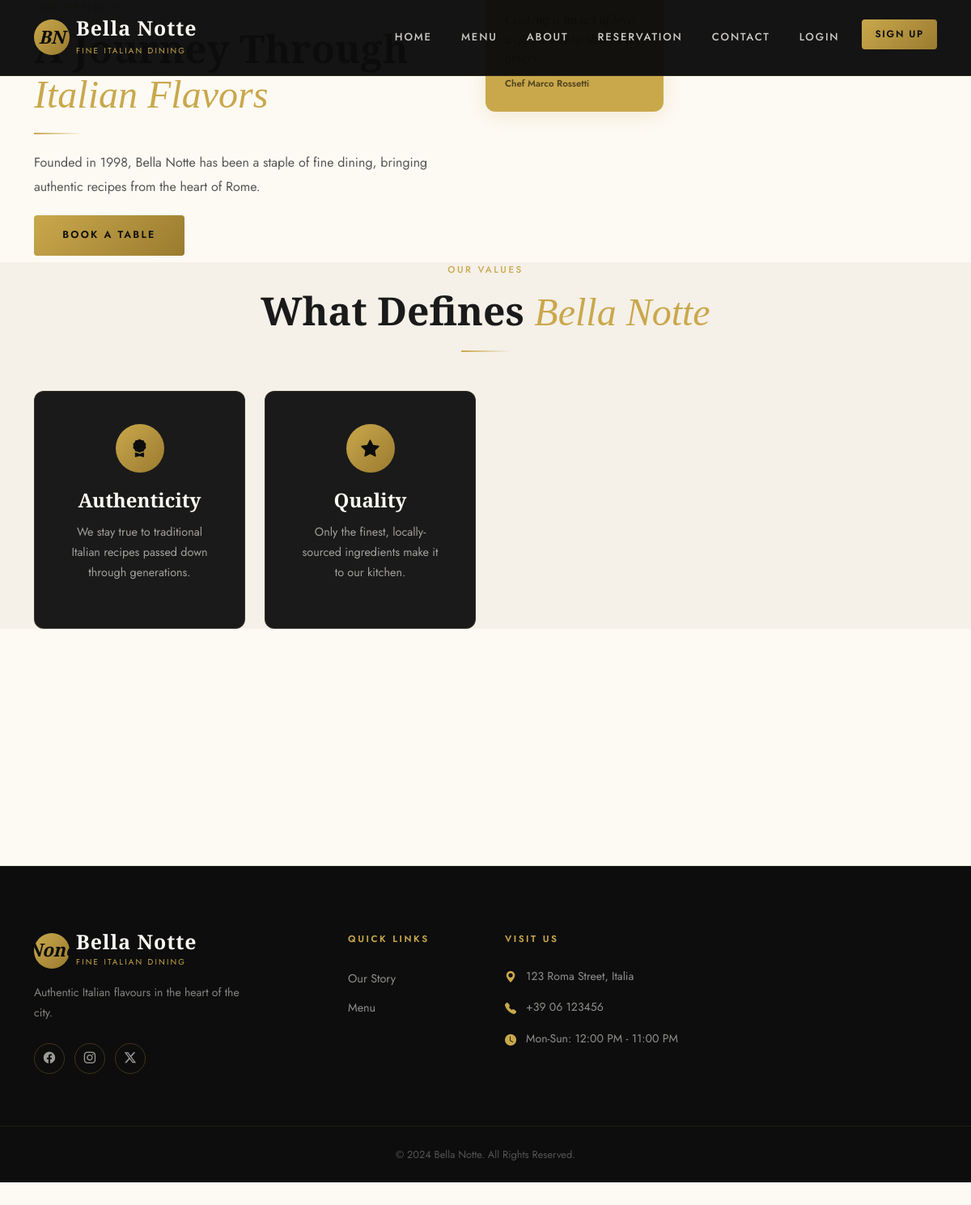
The page /about/ on the database its author committed.
### paradox/models.py (models this page shows, shortened)
class HOME(models.Model):
    loader_logo = models.CharField(max_length=200, blank=True, null=True)
    brand_logo = models.CharField(max_length=200, blank=True, null=True)
    brand_name = models.CharField(max_length=200, blank=True, null=True)
    brand_tagline = models.CharField(max_length=200, blank=True, null=True)
    remarks = models.CharField(max_length=200, blank=True, null=True)

class header(models.Model):
    nav_item = models.CharField(max_length=200, blank=True, null=True)
    url = models.CharField(max_length=200, default="#")
    order = models.PositiveIntegerField(default=0)
    class Meta:
        ordering = ['order']

class AboutPage(models.Model):
    heritage_section_label = models.CharField(max_length=200, blank=True, null=True)
    heritage_section_title = models.CharField(max_length=200, blank=True, null=True)
    heritage_title_highlight = models.CharField(max_length=200, blank=True, null=True)
    heritage_description = models.TextField(blank=True, null=True)
    heritage_image = models.ImageField(upload_to='about/heritage/', blank=True, null=True)
    heritage_button_text = models.CharField(max_length=100, blank=True, null=True)
    heritage_button_url = models.CharField(max_length=200, default='reservation.html', blank=True, null=True)
    quote = models.CharField(max_length=300, blank=True, null=True)
    quote_author = models.CharField(max_length=200, blank=True, null=True)
    mv_section_label = models.CharField(max_length=200, blank=True, null=True)
    mv_section_title = models.CharField(max_length=200, blank=True, null=True)
    mv_title_highlight = models.CharField(max_length=200, blank=True, null=True)
    chef_section_title = models.CharField(max_length=200, blank=True, null=True)
    chef_section_highlight = models.CharField(max_length=200, blank=True, null=True)
    chef_section_description = models.TextField(blank=True, null=True)
    class Meta:
        verbose_name = "About Page"
        verbose_name_plural = "About Page"

class MissionValue(models.Model):
    icon = models.CharField(max_length=100, help_text="Bootstrap icon class, e.g. bi bi-heart-fill")
    title = models.CharField(max_length=200)
    description = models.TextField()
    order = models.PositiveIntegerField(default=0)
    class Meta:
        ordering = ['order']
        verbose_name = "Mission & Value"
        verbose_name_plural = "Missions & Values"

class FOOTERINFO(models.Model):
    brand_logo = models.CharField(max_length=200, blank=True, null=True)
    brand_name = models.CharField(max_length=200, blank=True, null=True)
    brand_tagline = models.CharField(max_length=200, blank=True, null=True)
    brand_line = models.CharField(max_length=200, blank=True, null=True)
    footer_bottom = models.CharField(max_length=200, blank=True, null=True)

class FOOTER(models.Model):
    footer_heading = models.CharField(max_length=200)
    footer_detail = models.CharField(max_length=500)
    title = models.CharField(max_length=100)
    url = models.CharField(max_length=200, default="#")

class FooterContact(models.Model):
    address = models.CharField(max_length=255)
    phone = models.CharField(max_length=20)
    timing = models.CharField(max_length=100)

### paradox/views.py (the view)
# urls.py: path('about/', views.about, name='about'),
def about(request):
    about_page = AboutPage.objects.first()
    mission_values = MissionValue.objects.all()
    chefs = Chef.objects.all()
    context = {
        'about_page': about_page,
        'mission_values': mission_values,
        'chefs': chefs,
    }
    return render(request, 'about.html', context)

### paradox/context_processors.py (called while the page is built)
def global_context(request):
    return {
        'abc': header.objects.all(),
        'dfe': HOME.objects.first(),
        'ghi': FOOTER.objects.all(),
        'jkl': FooterContact.objects.all(),
        'mno': FOOTERINFO.objects.first(),
    }

### templates/about.html (shortened to what this page needs)
{% load static %}
{% include 'header.html' %}
<section class="section-pad">
  <div class="container">
    <div class="row align-items-center g-5">
      <div class="col-lg-6 reveal">
        <span class="section-label">{{ about_page.heritage_section_label }}</span>
        <h2 class="section-title">{{ about_page.heritage_section_title }} <span>{{ about_page.heritage_title_highlight }}</span></h2>
        <div class="section-divider left"></div>
        <p style="color:var(--text-body);line-height:1.9;margin-bottom:1.2rem;">
          {{ about_page.heritage_description }}
        </p>
        <a href="{{ about_page.heritage_button_url }}" class="btn-gold">{{ about_page.heritage_button_text }}</a>
      </div>
      <div class="col-lg-6 reveal reveal-delay-2">
        <div style="position:relative;">
          <div style="position:absolute;bottom:1.5rem;left:-1.5rem;background:var(--gold);padding:1.5rem;border-radius:var(--radius-lg);box-shadow:var(--shadow-gold);max-width:220px;" class="d-none d-lg-block">
            <p style="font-family:var(--font-display);font-size:1rem;color:var(--black);font-style:italic;line-height:1.5;margin:0;">{{ about_page.quote }}</p>
            <span style="font-size:0.72rem;font-weight:600;display:block;margin-top:0.6rem;color:rgba(0,0,0,0.6);">{{ about_page.quote_author }}</span>
          </div>
        </div>
      </div>
    </div>
  </div>
</section>
<section class="section-pad bg-off-white">
  <div class="container">
    <div class="text-center mb-5 reveal">
      <span class="section-label">{{ about_page.mv_section_label }}</span>
      <h2 class="section-title">{{ about_page.mv_section_title }} <span>{{ about_page.mv_title_highlight }}</span></h2>
      <div class="section-divider mx-auto"></div>
    </div>
    <div class="row g-4">
    {% for x in mission_values %}
      <div class="col-md-6 col-lg-3 reveal reveal-delay-1">
        <div class="mission-card">
          <div class="mission-icon"><i class="{{ x.icon }}"></i></div>
          <h3>{{ x.title }}</h3>
          <p>{{ x.description }}</p>
        </div>
      </div>
    {% endfor %}
    </div>
  </div>
</section>
<section class="section-pad">
  <div class="container">
    <div class="row g-4 justify-content-center">
    </div>
  </div>
</section>
{% include 'footer.html' %}

### templates/header.html (shortened to what this page needs)
{% load static %}
<!DOCTYPE html>
<html lang="en">
<head>
  <link rel="stylesheet" href="https://cdn.jsdelivr.net/npm/bootstrap@5.3.3/dist/css/bootstrap.min.css" />
  <link rel="stylesheet" href="https://cdn.jsdelivr.net/npm/bootstrap-icons@1.11.3/font/bootstrap-icons.min.css" />
 <link rel="stylesheet" href="{% static 'style.css' %}">
</head>
<body>
<nav class="navbar navbar-expand-lg fixed-top" id="mainNavbar">
  <div class="container">
    <a class="navbar-brand" href="/">
      <div class="brand-logo">{{dfe.brand_logo}}</div>
      <div>
        <span class="brand-name">{{dfe.brand_name}}</span>
        <span class="brand-tagline">{{dfe.brand_tagline}}</span>
      </div>
    </a>
    <div class="collapse navbar-collapse" id="navMenu">
      <ul class="navbar-nav ms-auto align-items-lg-center gap-lg-1">
        {% if user.is_authenticated and user.is_superuser and '/admin-portal' in request.path %}
        <li class="nav-item"><a class="nav-link" href="{% url 'admin_portal' %}#bookings-section">Bookings</a></li>
        <li class="nav-item"><a class="nav-link" href="{% url 'admin_portal' %}#tables-section">Table Management</a></li>
        <li class="nav-item"><a class="nav-link" href="{% url 'admin_staff_management' %}">Staffs & Leaves</a></li>
        <li class="nav-item"><a class="nav-link" href="#" data-bs-toggle="modal" data-bs-target="#inventoryModal">Inventory</a></li>
        {% else %}
        {% for x in abc %}
        <li class="nav-item"><a class="nav-link" href="{{ x.url }}">{{ x.nav_item }}</a></li>
        {% endfor %}
        {% endif %}
        {% if user.is_authenticated %}
            {% if user.is_superuser %}
            <li class="nav-item"><a class="nav-link" href="{% url 'admin_portal' %}">Admin Portal</a></li>
            {% elif user.is_staff %}
            <li class="nav-item"><a class="nav-link" href="{% url 'staff_dashboard' %}">Staff Dashboard</a></li>
            {% else %}
            <li class="nav-item"><a class="nav-link" href="{% url 'dashboard' %}">Dashboard</a></li>
            {% endif %}
            <li class="nav-item"><a class="btn-gold ms-lg-2 px-3 py-2" style="font-size:0.75rem;border-radius:4px;display:inline-block;letter-spacing:0.14em;text-transform:uppercase;font-weight:600;background:transparent;border:1px solid var(--gold);color:var(--gold);" href="{% url 'logout' %}">Logout</a></li>
        {% else %}
            <li class="nav-item"><a class="nav-link" href="{% url 'login' %}">Login</a></li>
            <li class="nav-item"><a class="btn-gold ms-lg-2 px-3 py-2" style="font-size:0.75rem;border-radius:4px;display:inline-block;letter-spacing:0.14em;text-transform:uppercase;font-weight:600;" href="{% url 'signup' %}">Sign Up</a></li>
        {% endif %}
      </ul>
    </div>
  </div>
</nav>
</body>

### templates/footer.html (shortened to what this page needs)
{% load static %}
<footer>
  <div class="container">
    <div class="row g-5">
      <div class="col-lg-4">
        <a class="navbar-brand mb-3 d-flex align-items-center gap-2" href="/" style="text-decoration:none;">
          <div class="brand-logo">{{ mno.brand_logo }}</div>
          <div>
            <span class="brand-name">{{ mno.brand_name }}</span>
            <span class="brand-tagline">{{ mno.brand_tagline }}</span>
          </div>
        </a>
        <p class="footer-desc">{{ mno.brand_line }}</p>
        <div class="social-icons mt-4">
          <a href="#" class="social-icon"><i class="bi bi-facebook"></i></a>
          <a href="#" class="social-icon"><i class="bi bi-instagram"></i></a>
          <a href="#" class="social-icon"><i class="bi bi-twitter-x"></i></a>
        </div>
      </div>
      <div class="col-sm-6 col-lg-2">
        <span class="footer-heading">Quick Links</span>
        <ul class="footer-links">
          {% for i in ghi %}
          <li>
            <a href="{{ i.url }}">{{ i.title }}</a>
          </li>
          {% endfor %}
        </ul>
      </div>
      <div class="col-lg-4">
        <span class="footer-heading">Visit Us</span>
        <ul class="footer-contact">
          {% for i in jkl %}
          <li>
            <span class="icon"><i class="bi bi-geo-alt-fill"></i></span>
            <span>{{ i.address }}</span>
          </li>
          <li>
            <span class="icon"><i class="bi bi-telephone-fill"></i></span>
            <span>{{ i.phone }}</span>
          </li>
          <li>
            <span class="icon"><i class="bi bi-clock-fill"></i></span>
            <span>{{ i.timing }}</span>
          </li>
          {% endfor %}
        </ul>
      </div>
    </div>
  </div>
  <div class="footer-bottom">
    <div class="container text-center">
      <p>{{ mno.footer_bottom }}</p>
    </div>
  </div>
</footer>
</body>
</html>

### rows shown on the page
HOME: brand_logo "BN", brand_name "Bella Notte", brand_tagline "FINE ITALIAN DINING"
header: nav_item "HOME"
header: nav_item "MENU"
header: nav_item "ABOUT"
header: nav_item "RESERVATION"
header: nav_item "CONTACT"
AboutPage: heritage_title_highlight "Italian Flavors", heritage_description "Founded in 1998, Bella Notte has been a staple of fine dining, bringing authentic recipes from the heart of Rome.", heritage_button_text "BOOK A TABLE", quote_author "Chef Marco Rossetti", mv_section_label "OUR VALUES", mv_section_title "What Defines", mv_title_highlight "Bella Notte"
MissionValue: title "Authenticity", description "We stay true to traditional Italian recipes passed down through generations."
MissionValue: title "Quality", description "Only the finest, locally-sourced ingredients make it to our kitchen."
FOOTERINFO: brand_logo "None", brand_name "Bella Notte", brand_tagline "FINE ITALIAN DINING", brand_line "Authentic Italian flavours in the heart of the city.", footer_bottom "© 2024 Bella Notte. All Rights Reserved."
FOOTER: title "Our Story"
FOOTER: title "Menu"
FooterContact: address "123 Roma Street, Italia", phone "+39 06 123456", timing "Mon-Sun: 12:00 PM - 11:00 PM"
